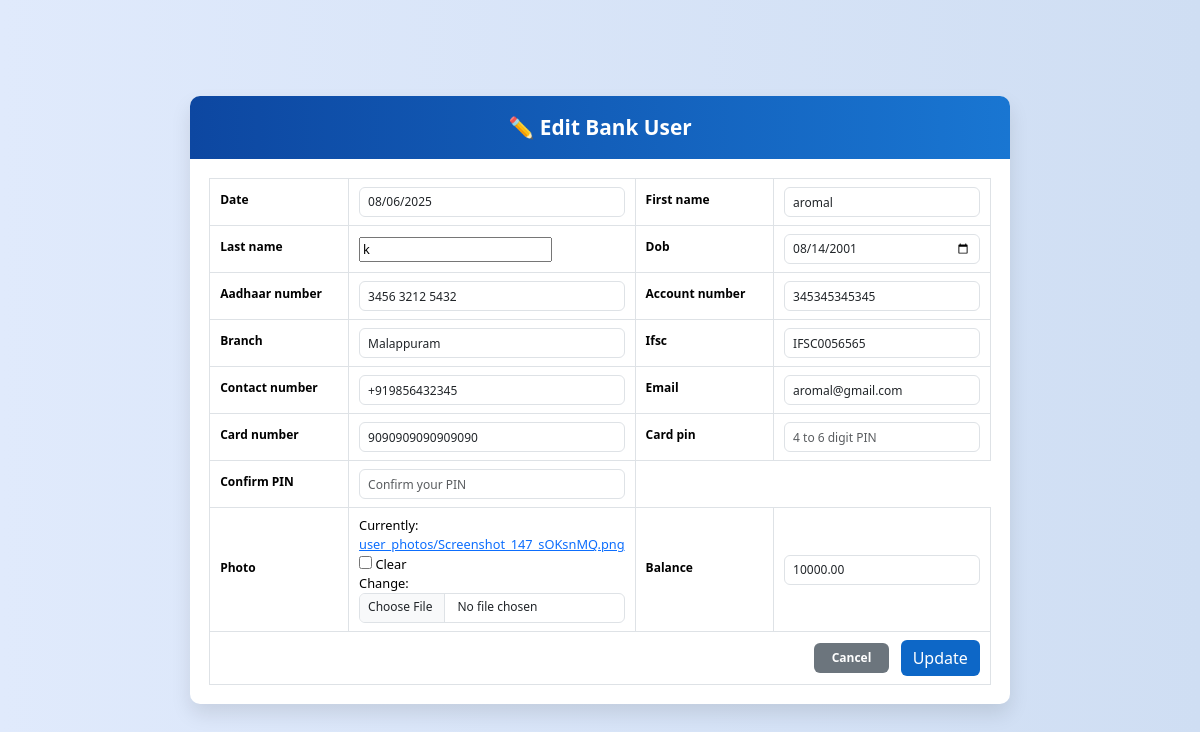
/edit/28/, run on the app's committed database.
### api/models.py (models this page shows, shortened)
class BankUser(models.Model):
    date = models.DateField(default=date.today)
    first_name = models.CharField(max_length=20)
    last_name = models.CharField(max_length=20)
    dob = models.DateField()
    account_number = models.CharField(
        max_length=12,
        unique=True,
        validators=[RegexValidator(r'^\d{10,12}$', 'Account number must be 12 digits')]
    )
    branch = models.CharField(max_length=50)
    ifsc = models.CharField(
        max_length=11,
        validators=[RegexValidator(
            r'^[A-Z]{4}0[A-Z0-9]{6}$',
            'Invalid IFSC. Format: 4 letters, 0, then 6 alphanumerics (e.g., SBIN0001234)'
        )]
    )
    aadhaar_number = models.CharField(
        max_length=12,
        validators=[RegexValidator(r'^\d{12}$', 'Aadhaar must be a 12-digit number')]
    )
    Contact_number = models.CharField(
        max_length=13,
        validators=[RegexValidator(r'^\+91\d{10}$', 'Mobile must be +91 followed by 10 digits')]
    )
    email = models.EmailField(validators=[EmailValidator('Enter a valid email address')])
    card_number = models.CharField(
        max_length=16,
        validators=[RegexValidator(r'^\d{16}$', 'Card number must be exactly 16 digits')]
    )
    card_pin = models.CharField(
        max_length=6,
        validators=[
            RegexValidator(r'^\d+$', 'PIN must be numeric only'),
            MinLengthValidator(4, message="PIN must be at least 4 digits"),
            MaxLengthValidator(6, message="PIN can be at most 6 digits"),
        ]
    )
    photo = models.ImageField(upload_to='user_photos/', null=True, blank=True)
    balance = models.DecimalField(max_digits=12, decimal_places=2, default=0.00)
    pin = models.CharField(max_length=6,default='0000')
    class Meta:
        db_table = 'bankuser'
    class Meta:
        db_table = 'bankuser'

### api/views.py (the view)
# urls.py: path('edit/<int:user_id>/', views.edit_user, name='edit_user'),
def edit_user(request, user_id):
    user = get_object_or_404(BankUser, id=user_id)
    if request.method == 'POST':
        form = BankUserForm(request.POST, request.FILES, instance=user)
        if form.is_valid():
            form.save()
            messages.success(request, "User details updated successfully!")
            return redirect('user_list')
    else:
        form = BankUserForm(instance=user)
    return render(request, 'edit_user.html', {'form': form, 'user': user})

### api/templates/edit_user.html (shortened to what this page needs)
<!DOCTYPE html>
<html lang="en">
<head>
  <link href="https://cdn.jsdelivr.net/npm/bootstrap@5.3.2/dist/css/bootstrap.min.css" rel="stylesheet">
  <link rel="stylesheet" href="https://cdnjs.cloudflare.com/ajax/libs/intl-tel-input/17.0.8/css/intlTelInput.min.css" />
</head>
<body>
<div class="registration-container">
  <div class="registration-header">
    ✏️ Edit Bank User
  </div>
  <form method="post" enctype="multipart/form-data">
    <div class="registration-body">
      <table class="table table-bordered align-middle mb-0">
        <tbody>
        {% for field in form %}
          {% if field.name != "photo" and field.name != "balance" %}
            {% if forloop.counter0|divisibleby:2 %}
              <tr>
                <td style="width: 20%;"><label class="form-label" for="{{ field.id_for_label }}">{{ field.label }}</label></td>
                <td style="width: 30%;">
                  {{ field }}
                </td>
            {% else %}
                <td style="width: 20%;"><label class="form-label" for="{{ field.id_for_label }}">{{ field.label }}</label></td>
                <td style="width: 30%;">
                  {{ field }}
                </td>
              </tr>
            {% endif %}
          {% endif %}
        {% endfor %}
        <tr>
          <td><label class="form-label" for="{{ form.photo.id_for_label }}">{{ form.photo.label }}</label></td>
          <td>
            {{ form.photo }}
          </td>
          <td><label class="form-label" for="{{ form.balance.id_for_label }}">{{ form.balance.label }}</label></td>
          <td>
            {{ form.balance }}
          </td>
        </tr>
        <tr>
          <td colspan="4" class="text-end">
            <a href="{% url 'user_list' %}" class="btn btn-cancel me-2">Cancel</a>
            <button type="submit" class="btn btn-update">Update</button>
          </td>
        </tr>
        </tbody>
      </table>
    </div>
  </form>
</div>
</body>
</html>

### api/templates/edit_user.html (style rules this page uses)
body { background: linear-gradient(to right, #e0eafc, #cfdef3); height: 100vh; margin: 0; display: flex; justify-content: center; align-items: center; font-family: 'Segoe UI', sans-serif; }
.registration-container { width: 820px; background-color: #ffffff; border-radius: 10px; box-shadow: 0 10px 20px rgba(0, 0, 0, 0.1); overflow: hidden; font-size: 0.8rem; }
.registration-header { background: linear-gradient(90deg, #0d47a1, #1976d2); color: #fff; padding: 1rem; text-align: center; font-size: 1.3rem; font-weight: 600; }
.registration-body { padding: 1.2rem; }
.form-label { font-weight: 600; font-size: 0.75rem; margin-bottom: 0.3rem; }
.form-control, .input-group-text { font-size: 0.75rem; height: 30px; padding: 4px 8px; border-radius: 6px; }
table.table td { padding: 8px 10px; vertical-align: middle; }
.btn-cancel, .btn-register { font-size: 0.75rem; padding: 6px 18px; border-radius: 6px; font-weight: 600; transition: all 0.3s ease; }
.btn-cancel { background-color: #6c757d; color: white; border: none; }
.btn-update { background-color: #0d67c7; color: white; border: none; }

### data on the page
BankUser: form "08/06/2025" "k" "3456 3212 5432" "Malappuram" "+919856432345" "9090909090909090", form "aromal" "08/14/2001" "345345345345" "IFSC0056565" "aromal@gmail.com", balance "10000.00"

### other printed values
{{ field.label }} "Date" "Last name" "Aadhaar number" "Branch" "Contact number" "Card number" "Confirm PIN"
{{ field.label }} "First name" "Dob" "Account number" "Ifsc" "Email" "Card pin"
